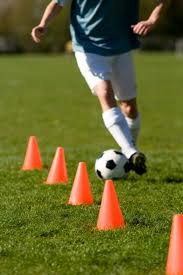
#> input picture testing/test.jpg, 183 x 275 px
$ python labcolourspace.py
#> lines starting #> are read from the running program, lines starting #| are printed output that depends on the picture; after the words box and inside, x2 and y2 are one past the last pixel; in counts of white or black regions, pixels touching at a corner belong together
#!/usr/bin/python

import cv2
import numpy as np

cv2.namedWindow('testimage')

low = np.array([0, 0, 0])
high = np.array([255, 255, 255])

def updateImage(x):
    pass

cv2.createTrackbar('Lh', 'testimage', 0, 255, updateImage)
#> slider 'Lh' is set to 51
cv2.createTrackbar('Ah', 'testimage', 0, 255, updateImage)
#> slider 'Ah' is set to 85
cv2.createTrackbar('Bh', 'testimage', 0, 255, updateImage)
#> slider 'Bh' is set to 85
cv2.createTrackbar('Ll', 'testimage', 0, 255, updateImage)
#> slider 'Ll' is set to 51
cv2.createTrackbar('Al', 'testimage', 0, 255, updateImage)
#> slider 'Al' is set to 85
cv2.createTrackbar('Bl', 'testimage', 0, 255, updateImage)
#> slider 'Bl' is set to 85

im = cv2.imread("test.jpg")
#> im is the input picture: shape (275, 183, 3); mean B, G, R 43.7, 100.9, 101.9

labImage = cv2.cvtColor(im, cv2.COLOR_BGR2HSV);
#> labImage: shape (275, 183, 3); mean H, S, V 38.8, 174.4, 112.4

mask = cv2.inRange(labImage, low, high)
#> mask: shape (275, 183); every value is 255
output = cv2.bitwise_and(labImage, labImage, mask = mask)

cv2.setTrackbarPos('Lh', 'testimage', 255)
cv2.setTrackbarPos('Ah', 'testimage', 255)
cv2.setTrackbarPos('Bh', 'testimage', 255)

cap = cv2.VideoCapture('changingLights.avi')
ret, frame = cap.read()
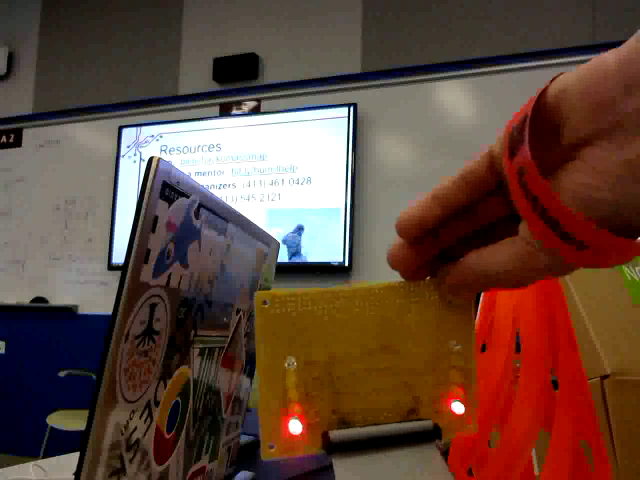
#> input picture frame 22 of testing/changingLights.avi, 1280 x 960 px (shown at 1/2 size)
#> frame is the input picture: shape (960, 1280, 3); mean B, G, R 58.4, 70, 97.7
labImage = cv2.cvtColor(frame, cv2.COLOR_BGR2LAB)
#> labImage: shape (960, 1280, 3); mean of channels 0, 1, 2 84.1, 138.7, 140.8

while(1):
    low[0] = cv2.getTrackbarPos('Ll', 'testimage')
    low[1] = cv2.getTrackbarPos('Al', 'testimage')
    low[2] = cv2.getTrackbarPos('Bl', 'testimage')
    high[0] = cv2.getTrackbarPos('Lh', 'testimage')
    high[1] = cv2.getTrackbarPos('Ah', 'testimage')
    high[2] = cv2.getTrackbarPos('Bh', 'testimage')

    mask = cv2.inRange(labImage, low, high)
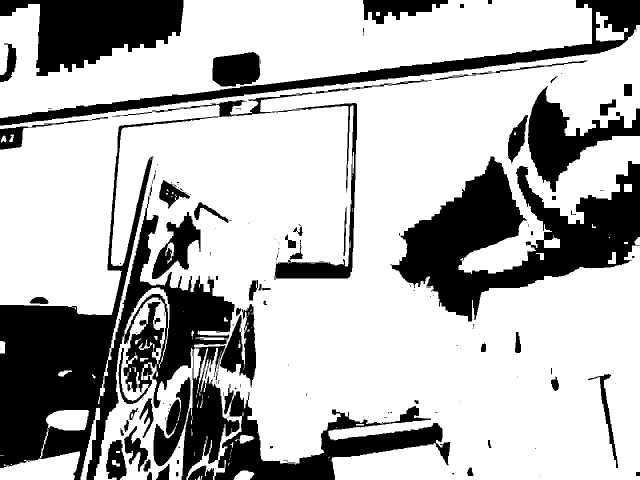
#> mask: shape (960, 1280) (shown at 1/2 size); 71.2% white; 165 black regions (99 under 20 px), largest, box (x1, y1, x2, y2) and area: (0, 159, 864, 960) 125940, (781, 313, 1280, 643) 71998, (0, 0, 367, 152) 33304
    output = cv2.bitwise_and(frame, frame, mask = mask)
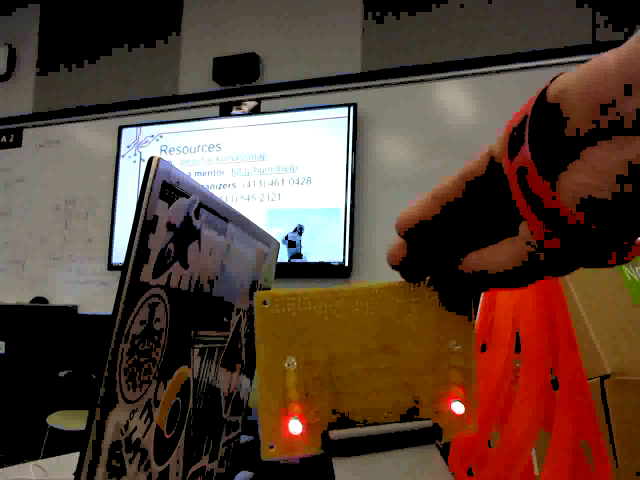
#> output: shape (960, 1280, 3) (shown at 1/2 size); mean B, G, R 53.2, 65.4, 88.2
    weighted = cv2.addWeighted(output, 0.9, frame, 0.1, 0)
    cv2.imshow('testimage', weighted)

    k = cv2.waitKey(1) & 0xFF
#> (key Esc is pressed here)
    if k == 27:
        break

    if k == ord('n'):
        ret, frame = cap.read()
        labImage = cv2.cvtColor(frame, cv2.COLOR_BGR2LAB);


cv2.destroyAllWindows()
